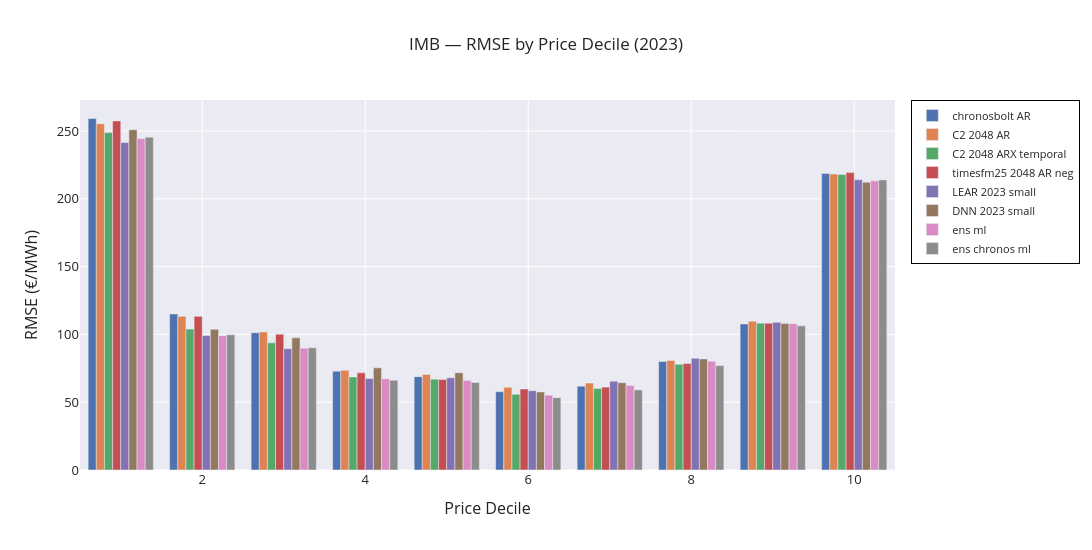

Notebook code for this chart:
### Code cell
fig2 = go.Figure()
for col in imb_display:
    fig2.add_trace(go.Bar(
        x=decile_rmse_imb.index,
        y=decile_rmse_imb[col],
        name=col.replace('chronos2', 'C2').replace('_', ' '),
    ))

fig2.update_layout(
    barmode='group',
    width=1100, height=550, template=TEMPLATE,
    title='IMB — RMSE by Price Decile (2023)',
    xaxis=dict(title='Price Decile', title_font=dict(size=16), tickfont=dict(size=13)),
    yaxis=dict(title='RMSE (€/MWh)', title_font=dict(size=16), tickfont=dict(size=13)),
    legend=dict(font=dict(size=11), bgcolor='rgba(255,255,255,0.7)', bordercolor='black', borderwidth=1)
)
fig2.show()

### Figure 1 — Plotly figure (JSON) as saved in the notebook; plotly's stock layout.template omitted (floating-point values rounded to 4 significant figures)
{"data": [{"name": "chronosbolt AR", "type": "bar", "x": [1, 2, 3, 4, 5, 6, 7, 8, 9, 10], "y": [259.2, 115.0, 101.2, 72.9, 68.85, 57.76, 61.78, 79.98, 107.7, 218.7]}, {"name": "C2 2048 AR", "type": "bar", "x": [1, 2, 3, 4, 5, 6, 7, 8, 9, 10], "y": [255.4, 113.3, 101.8, 73.57, 70.48, 61.0, 64.08, 80.81, 109.8, 218.3]}, {"name": "C2 2048 ARX temporal", "type": "bar", "x": [1, 2, 3, 4, 5, 6, 7, 8, 9, 10], "y": [248.8, 103.9, 93.75, 68.62, 66.99, 55.87, 60.08, 77.9, 108.3, 217.9]}, {"name": "timesfm25 2048 AR neg", "type": "bar", "x": [1, 2, 3, 4, 5, 6, 7, 8, 9, 10], "y": [257.5, 113.3, 100.1, 71.65, 66.65, 59.75, 61.12, 78.5, 108.3, 219.3]}, {"name": "LEAR 2023 small", "type": "bar", "x": [1, 2, 3, 4, 5, 6, 7, 8, 9, 10], "y": [241.5, 99.27, 89.42, 67.46, 67.96, 58.44, 65.53, 82.37, 108.9, 214.0]}, {"name": "DNN 2023 small", "type": "bar", "x": [1, 2, 3, 4, 5, 6, 7, 8, 9, 10], "y": [251.0, 103.7, 97.46, 75.32, 71.69, 57.52, 64.39, 81.92, 108.0, 212.3]}, {"name": "ens ml", "type": "bar", "x": [1, 2, 3, 4, 5, 6, 7, 8, 9, 10], "y": [244.3, 99.04, 89.83, 67.28, 65.92, 55.17, 62.36, 80.22, 107.9, 213.2]}, {"name": "ens chronos ml", "type": "bar", "x": [1, 2, 3, 4, 5, 6, 7, 8, 9, 10], "y": [245.5, 99.72, 90.09, 66.18, 64.56, 53.36, 59.08, 77.0, 106.3, 213.9]}], "layout": {"barmode": "group", "height": 550, "legend": {"bgcolor": "rgba(255,255,255,0.7)", "bordercolor": "black", "borderwidth": 1, "font": {"size": 11}}, "title": {"text": "IMB — RMSE by Price Decile (2023)"}, "width": 1100, "xaxis": {"tickfont": {"size": 13}, "title": {"font": {"size": 16}, "text": "Price Decile"}}, "yaxis": {"tickfont": {"size": 13}, "title": {"font": {"size": 16}, "text": "RMSE (€/MWh)"}}}}
